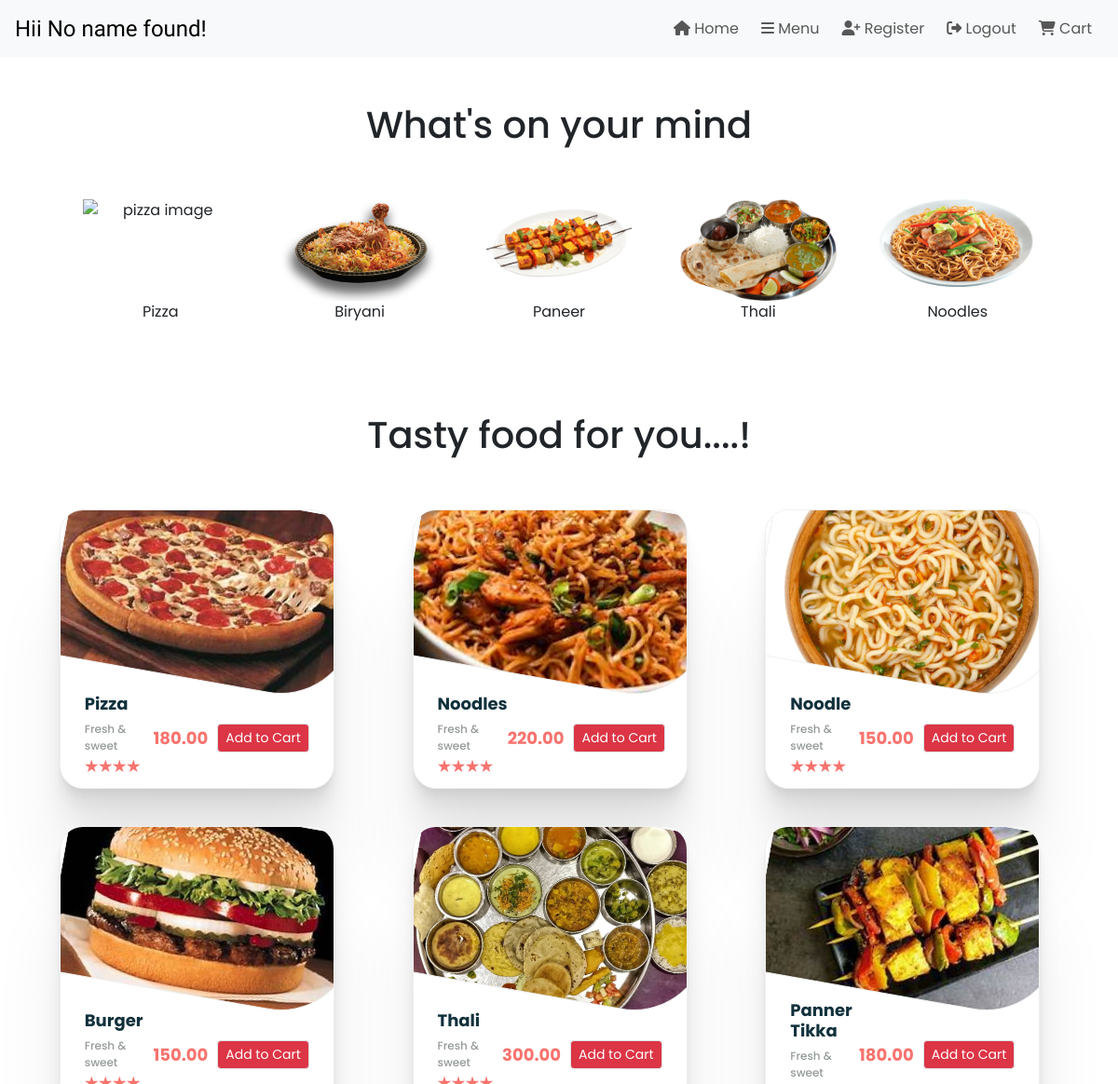
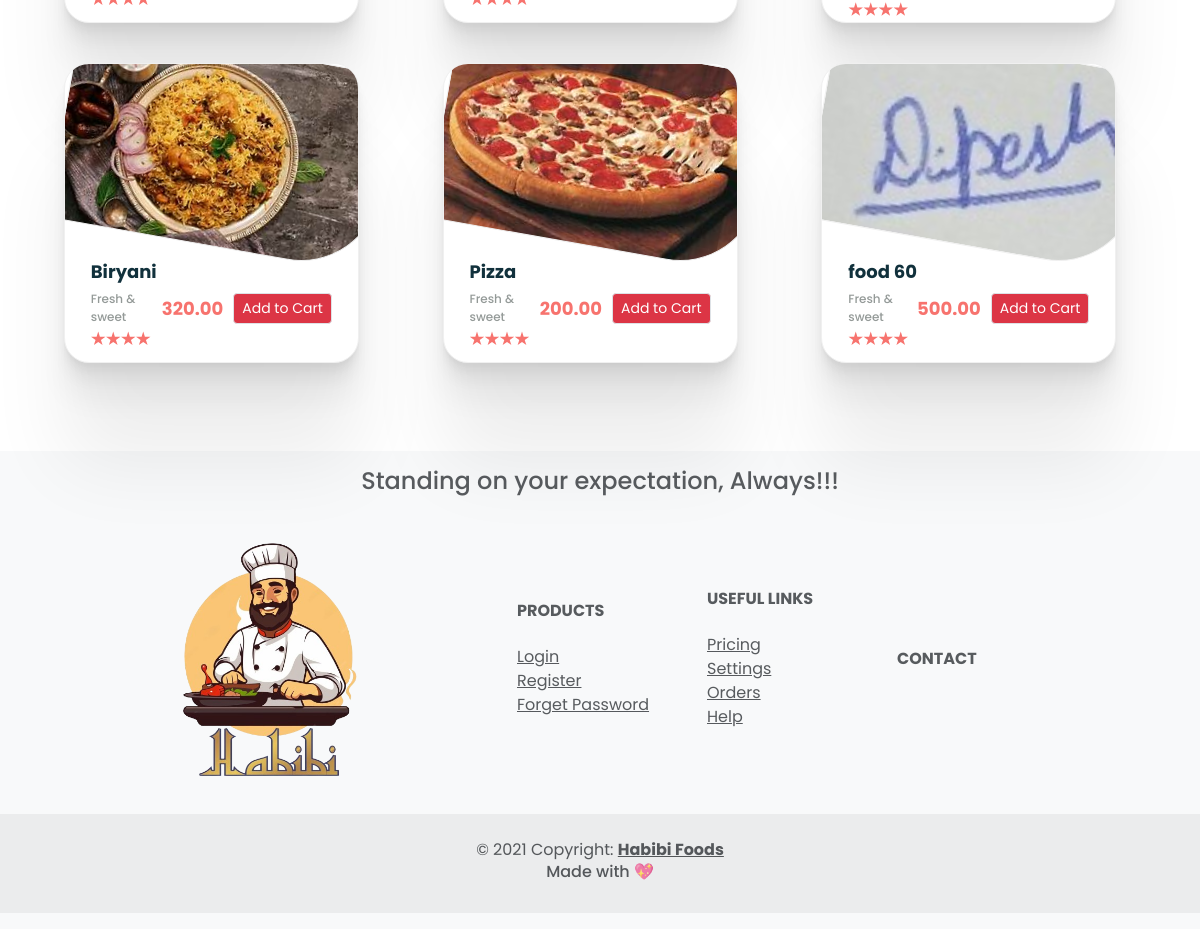
The app's page /menu/ (signed in) with its own data (2 pictures, top to bottom).
### restaurant/models.py (models this page shows)
class foodItems(models.Model):
    name = models.CharField(max_length=255)
    price = models.DecimalField(max_digits=10, decimal_places=2)
    image = models.ImageField(upload_to='images/')
    restaurantName = models.CharField(max_length=50)

### menu/views.py (the view, shortened to what this page needs)
# urls.py: path('menu/',menuviews.menu,name = 'menu'),
@login_required
def menu(request):
    user = request.user
    foods = foodItems.objects.all()
    print("my output ",foodItems)
    if hasattr(user, 'customeruser'):
        name = user.customeruser.name
    else:
        name = "No name found"
    if 'cart' not in request.session:
        request.session['cart'] = {}
    print('cart',request.session['cart'])
    return render(request, 'index1.html', {'name': name, 'foodItems':foods})

### menu/templates/index1.html (shortened to what this page needs)
<!DOCTYPE html>
<html>
{% load static %}
<head>
    <link href="https://cdn.jsdelivr.net/npm/bootstrap@5.3.3/dist/css/bootstrap.min.css" rel="stylesheet"
>
    <link rel="stylesheet" href="https://cdn.jsdelivr.net/npm/bootstrap-icons@1.11.1/font/bootstrap-icons.css"
>
    <link rel="stylesheet" href={% static 'style.css' %}>
</head>
<body>
    {% include "header.html" %}
    <div class="container text-center justify-content-center">
        <br>
        <br>
        <h1>What's on your mind</h1>
        <br>
        <br>
        <section id='hehe' class="d-flex justify-content-evenly flex-wrap">
            <div class="main_items">
                <img class="img-fluid" src={% static 'pizza.png' %} alt="pizza image">
                <p>Pizza</p>
            </div>
            <div class="main_items">
                <img class="img-fluid" src={% static 'biryani.png' %} alt="biryani image">
                <p>Biryani</p>
            </div>
            <div class="main_items">
                <img class="img-fluid" src={% static 'paneer.png' %} alt="paneer image">
                <p>Paneer</p>
            </div>
            <div class="main_items">
                <img class="img-fluid" src={% static 'thali.png' %} alt="thali image">
                <p>Thali</p>
            </div>
            <div class="main_items">
                <img class="img-fluid" src={% static 'noodle.png' %} alt="noodle image">
                <p>Noodles</p>
            </div>
        </section>
    </div>
    <br>
    <br>
    <div class="container-fluid text-center d-flex justify-content-center flex-wrap py-5">
        <h1>Tasty food for you....!</h1>
    </div>
    <section class="cards d-flex justify-content-evenly flex-wrap">
        {% if foodItems is None %}
        <p>Khana Nhi milega</p>
        {% else %}
        {% for food in foodItems %}
        <div class="outer overflow-hidden">
            <div class="inner"
                style="background: url(/media/{{ food.image }}) no-repeat center center/cover; height: 200px;"></div>
            <div class="item d-flex align-items-center">
                <div class="item-details flex-grow-1">
                    <div class="item-name">
                        <h4>{{ food.name }}</h4>
                        <p>Fresh & sweet</p>
                    </div>
                    <div class="rating">
                        <div></div>
                        <div></div>
                        <div></div>
                        <div></div>
                    </div>
                </div>
                <div class="item-price-and-cart d-flex align-items-center">
                    <div class="item-price">
                        <p>{{ food.price }}</p>
                    </div>
                    <form action="#" method="post">
                    <div class="cart ml-4">
                        <input type="submit" class="btn btn-danger border btn-sm" value="Add to Cart">
                    </div>
                    </form>
                </div>
            </div>
        </div>
        {% endfor %}
        {% endif %}
    </section>
    {% include "footer.html" %}

### menu/static/style.css (style rules this page uses)
body { font-family: 'Poppins'; }
.main_items { width: 15%; height: auto; display: flex; flex-direction: column; align-self: stretch; justify-content: space-between; }
p { margin-bottom: 0; }
.outer { width: 295px; height: 300px; border-radius: 25px; background: #fff; border: 1px solid #f0f0f0; box-shadow: 0 3.4px 2.7px rgba(0, 0, 0, 0.022), 0 8.7px 6.9px rgba(0, 0, 0, 0.031), 0 17.7px 14.2px rgba(0, 0, 0, 0.039), 0 36.5px 29.2px rgba(0, 0, 0, 0.048), 0 100px 80px rgba(0, 0, 0, 0.07); overflow: visible; }
.inner { width: 325px; height: 90%; object-fit: cover; border: 1px solid #f0f0f0; border-bottom-right-radius: 80px; transform: translateX(-4px) translateY(-17px) rotate(10deg); }
.item { height: 30%; display: flex; justify-content: space-between; align-items: center; padding: 0 26px; }
.item-name h4 { font-size: 18px; font-weight: bold; color: #11313c; }
.item-name p { font-size: 12px; font-weight: 500; color: #949a98; }
.item-price { display: flex; flex-direction: column; }
.item-price p { font-size: 18px; font-weight: bold; color: #f7736e; text-align: right; }
.rating { display: flex; }
.rating > div { width: 15px; height: 15px; background: #f7736e; clip-path: polygon(50% 0%, 61% 35%, 98% 35%, 68% 57%, 79% 91%, 50% 70%, 21% 91%, 32% 57%, 2% 35%, 39% 35%); }

### menu/templates/index1.html (style rules this page uses)
.item { width: 100%; padding: 10px; }
.item-name { margin-bottom: 5px; }
.rating { margin-bottom: 10px; }
.cart { margin-left: auto; }
.item-price { margin-right: 10px; }
.outer { margin-bottom: 40px; width: calc(25% - 20px); margin-right: 20px; display: inline-block; }

### records on screen
foodItems: image (picture), name "Pizza", price "180.00"
foodItems: image (picture), name "Noodles", price "220.00"
foodItems: image (picture), name "Noodle", price "150.00"
foodItems: image (picture), name "Burger", price "150.00"
foodItems: image (picture), name "Thali", price "300.00"
foodItems: image (picture), name "Panner Tikka", price "180.00"
foodItems: image (picture), name "Biryani", price "320.00"
foodItems: image (picture), name "Pizza", price "200.00"
foodItems: image (picture), name "food 60", price "500.00"

### other values on screen
{{ name }} "No name found"
